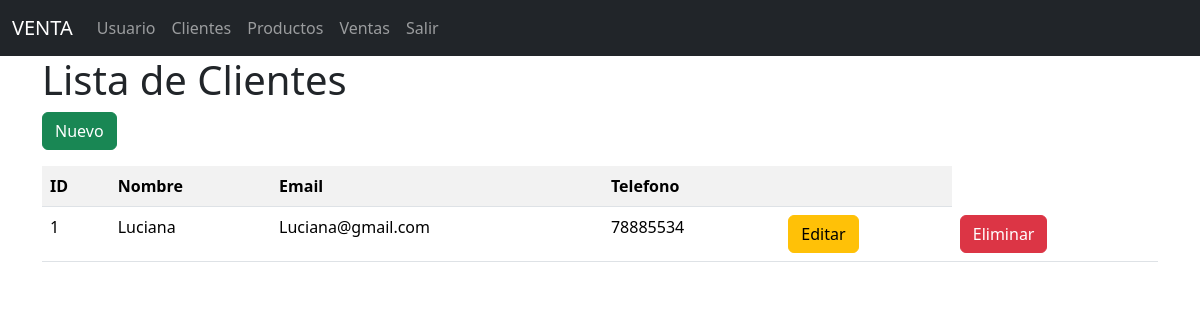
Page /clientes/ on the earlier database version.
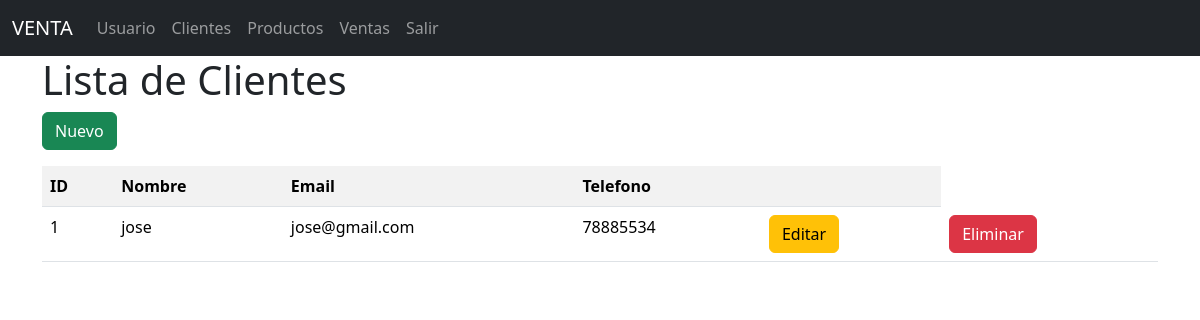
Same page on the later database version.
### models/cliente_model.py (models this page shows, shortened)
class Cliente(db.Model):
    __tablename__ = "clientes"
    id = db.Column(db.Integer, primary_key=True)
    nombre = db.Column(db.String(80), nullable=False)
    email = db.Column(db.String(100), nullable=False)
    telefono = db.Column(db.String(20), nullable=False)
    ventas = db.relationship('Venta', back_populates='cliente')
    @staticmethod
    def get_all():
        return Cliente.query.all()

### controllers/cliente_controller.py (the view)
@cliente_bp.route("/")
def index():
    clientes = Cliente.get_all()
    return cliente_view.list(clientes)

### run.py (called while the page is built)
@app.context_processor
def inject_activate_path():
    def is_activate(path):
        return 'activate' if request.path == path else ''
    return dict(is_activate=is_activate)

### views/cliente_view.py (called while the page is built)
def list(clientes):
    return render_template('clientes/index.html',clientes = clientes)

### templates/clientes/index.html (shortened to what this page needs)
{% extends 'base.html' %}
{% block content %}
<h1>Lista de Clientes </h1>
<a href="{{url_for('cliente.create')}}" class="btn btn-success mb-3">Nuevo</a>
<table class="table table-striped">
    <tr>
        <th>ID</th>
        <th>Nombre</th>
        <th>Email</th>
        <th>Telefono</th>
        <th></th>
    </tr>
    {% for item in clientes %}
<tr>
    <td>{{ item.id }}</td>
    <td>{{ item.nombre }}</td>
    <td>{{ item.email }}</td>
    <td>{{ item.telefono }}</td>
    <td>
        <a href="{{ url_for('cliente.edit', id=item.id) }}" class="btn btn-warning">Editar</a>
    </td>
    <td>
        <a href="{{ url_for('cliente.delete', id=item.id) }}" class="btn btn-danger">Eliminar</a>
    </td>
</tr>
{% endfor %}
</table>
{% endblock %}

### templates/base.html (shortened to what this page needs)
<!doctype html>
<html lang="es">
  <head>
    <link href="https://cdn.jsdelivr.net/npm/bootstrap@5.3.6/dist/css/bootstrap.min.css" rel="stylesheet">
  </head>
  <body>
    <nav class="navbar navbar-expand-lg navbar-dark bg-dark">
        <div class="container-fluid">
          <a class="navbar-brand" href="#">VENTA</a>
          <div class="collapse navbar-collapse" id="navbarNav">
            <ul class="navbar-nav">
              <li class="nav-item">
                <a class="nav-link {{ is_activate('/usuarios/') }} " aria-current="page" href="/usuarios/">Usuario</a>
              </li>
              <li class="nav-item">
                <a class="nav-link {{ is_activate('/clientes/') }}" href="/clientes/">Clientes</a>
              </li>
              <li class="nav-item">
                <a class="nav-link {{ is_activate('/productos/') }}" href="/productos/">Productos</a>
              </li>
              <li class="nav-item">
                <a class="nav-link {{ is_activate('/ventas/') }}" href="/ventas/">Ventas</a>
              </li>
              <li class="nav-item">
                <a class="nav-link" href="#">Salir</a>
              </li>
            </ul>
          </div>
        </div>
      </nav>
   <div class="container">
    {% block content %}
   {% endblock %}
   </div>
  </body>
</html>

Differences in the rows shown:
changed Cliente id 1: nombre "Luciana" → "jose"; email "Luciana@gmail.com" → "jose@gmail.com"
